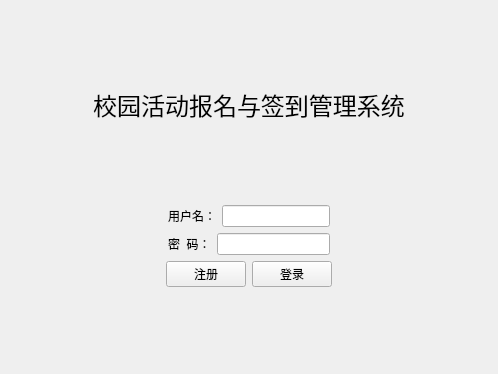
<?xml version="1.0" encoding="UTF-8"?>
<ui version="4.0">
 <class>loginview</class>
 <widget class="QWidget" name="loginview">
  <property name="geometry">
   <rect>
    <x>0</x>
    <y>0</y>
    <width>498</width>
    <height>374</height>
   </rect>
  </property>
  <property name="windowTitle">
   <string>Form</string>
  </property>
  <layout class="QVBoxLayout" name="verticalLayout_3">
   <item>
    <spacer name="verticalSpacer">
     <property name="orientation">
      <enum>Qt::Vertical</enum>
     </property>
     <property name="sizeHint" stdset="0">
      <size>
       <width>20</width>
       <height>69</height>
      </size>
     </property>
    </spacer>
   </item>
   <item>
    <widget class="QLabel" name="label">
     <property name="font">
      <font>
       <family>楷体</family>
       <pointsize>18</pointsize>
      </font>
     </property>
     <property name="text">
      <string>校园活动报名与签到管理系统</string>
     </property>
     <property name="alignment">
      <set>Qt::AlignCenter</set>
     </property>
    </widget>
   </item>
   <item>
    <spacer name="verticalSpacer_2">
     <property name="orientation">
      <enum>Qt::Vertical</enum>
     </property>
     <property name="sizeHint" stdset="0">
      <size>
       <width>20</width>
       <height>68</height>
      </size>
     </property>
    </spacer>
   </item>
   <item>
    <layout class="QHBoxLayout" name="horizontalLayout_6">
     <item>
      <spacer name="horizontalSpacer_5">
       <property name="orientation">
        <enum>Qt::Horizontal</enum>
       </property>
       <property name="sizeHint" stdset="0">
        <size>
         <width>40</width>
         <height>20</height>
        </size>
       </property>
      </spacer>
     </item>
     <item>
      <layout class="QVBoxLayout" name="verticalLayout_2">
       <item>
        <layout class="QHBoxLayout" name="horizontalLayout_7">
         <item>
          <widget class="QLabel" name="label_4">
           <property name="text">
            <string>用户名：</string>
           </property>
          </widget>
         </item>
         <item>
          <widget class="QLineEdit" name="lineEditUser"/>
         </item>
        </layout>
       </item>
       <item>
        <layout class="QHBoxLayout" name="horizontalLayout_8">
         <item>
          <widget class="QLabel" name="label_5">
           <property name="text">
            <string>密  码：</string>
           </property>
          </widget>
         </item>
         <item>
          <widget class="QLineEdit" name="lineEditPwd"/>
         </item>
        </layout>
       </item>
      </layout>
     </item>
     <item>
      <spacer name="horizontalSpacer_6">
       <property name="orientation">
        <enum>Qt::Horizontal</enum>
       </property>
       <property name="sizeHint" stdset="0">
        <size>
         <width>40</width>
         <height>20</height>
        </size>
       </property>
      </spacer>
     </item>
    </layout>
   </item>
   <item>
    <layout class="QHBoxLayout" name="horizontalLayout_10"/>
   </item>
   <item>
    <layout class="QHBoxLayout" name="horizontalLayout_9">
     <item>
      <spacer name="horizontalSpacer_7">
       <property name="orientation">
        <enum>Qt::Horizontal</enum>
       </property>
       <property name="sizeHint" stdset="0">
        <size>
         <width>40</width>
         <height>20</height>
        </size>
       </property>
      </spacer>
     </item>
     <item>
      <widget class="QPushButton" name="btnRegister_2">
       <property name="text">
        <string>注册</string>
       </property>
      </widget>
     </item>
     <item>
      <widget class="QPushButton" name="btnlogin_2">
       <property name="text">
        <string>登录</string>
       </property>
      </widget>
     </item>
     <item>
      <spacer name="horizontalSpacer_8">
       <property name="orientation">
        <enum>Qt::Horizontal</enum>
       </property>
       <property name="sizeHint" stdset="0">
        <size>
         <width>40</width>
         <height>20</height>
        </size>
       </property>
      </spacer>
     </item>
    </layout>
   </item>
   <item>
    <spacer name="verticalSpacer_3">
     <property name="orientation">
      <enum>Qt::Vertical</enum>
     </property>
     <property name="sizeHint" stdset="0">
      <size>
       <width>20</width>
       <height>69</height>
      </size>
     </property>
    </spacer>
   </item>
  </layout>
 </widget>
 <resources/>
 <connections/>
</ui>
